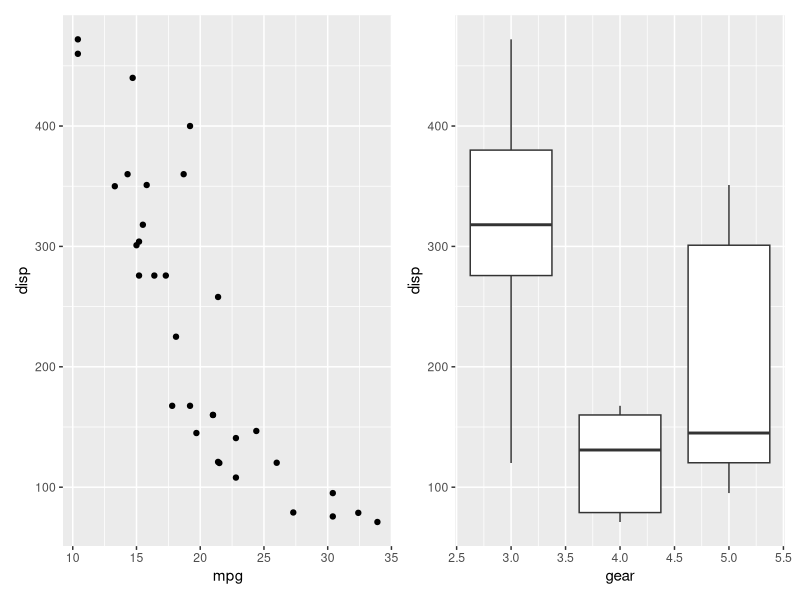
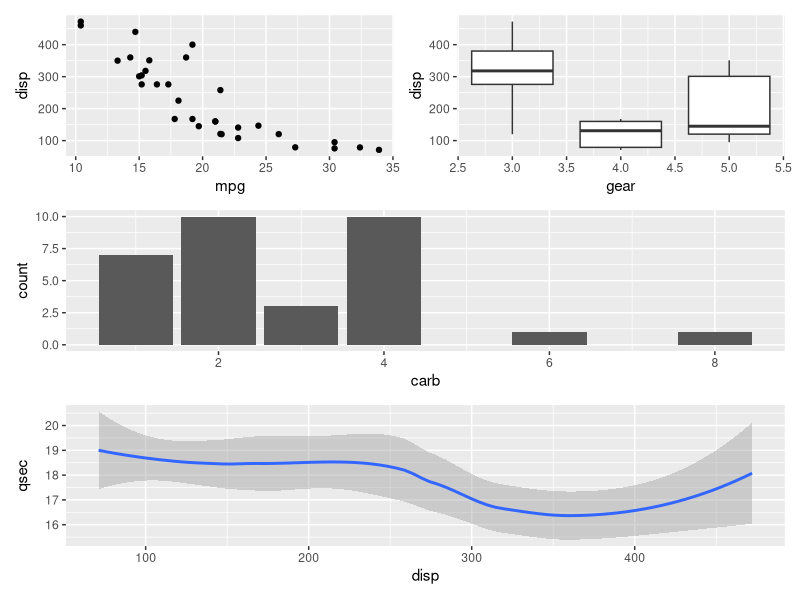

R code for these plots, in order:
library(ggplot2)
library(patchwork)

p1 <- ggplot(mtcars) + geom_point(aes(mpg, disp))
p2 <- ggplot(mtcars) + geom_boxplot(aes(gear, disp, group = gear))

p1 + p2

p3 <- ggplot(mtcars) + geom_smooth(aes(disp, qsec))
p4 <- ggplot(mtcars) + geom_bar(aes(carb))

(p1 | p2) / p4 / p3
